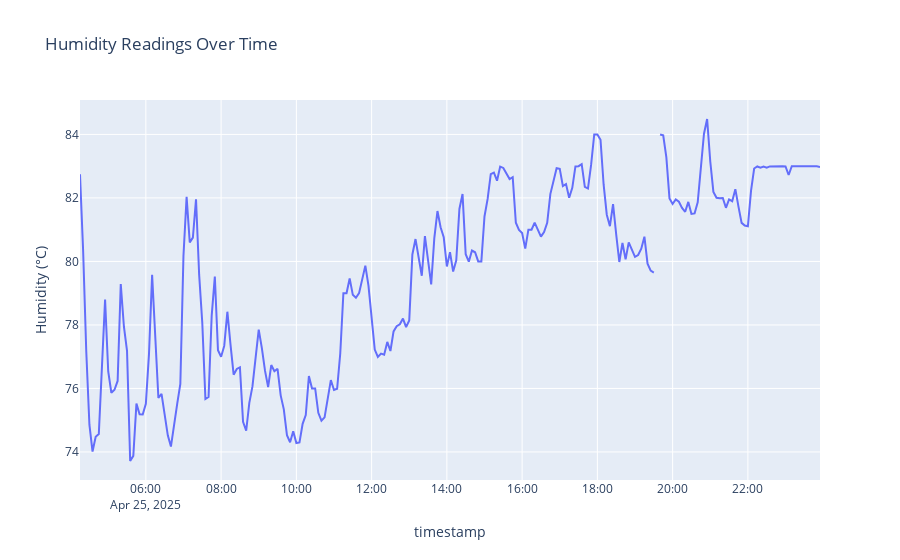

Notebook source saved alongside this figure:
### Code cell
fig = px.line(
    df5_downsampled,
    x=df5_downsampled.index,
    y="humidity",
    labels={"humidity": "Humidity (°C)", "index": "Time"},
    title="Humidity Readings Over Time"
)
fig.show()

### Figure 1 — Plotly figure (JSON) as saved in the notebook; plotly's stock layout.template omitted (floating-point values rounded to 4 significant figures; data arrays with more than 128 entries replaced by an {"elided": "..."} marker saying what was removed)
{"data": [{"hovertemplate": "timestamp=%{x}<br>Humidity (°C)=%{y}<extra></extra>", "legendgroup": "", "line": {"color": "#636efa", "dash": "solid"}, "marker": {"symbol": "circle"}, "mode": "lines", "name": "", "orientation": "v", "showlegend": false, "type": "scatter", "x": {"elided": "237 str values"}, "xaxis": "x", "y": {"elided": "237 float values"}, "yaxis": "y"}], "layout": {"legend": {"tracegroupgap": 0}, "title": {"text": "Humidity Readings Over Time"}, "xaxis": {"anchor": "y", "domain": [0, 1], "title": {"text": "timestamp"}}, "yaxis": {"anchor": "x", "domain": [0, 1], "title": {"text": "Humidity (°C)"}}}}
